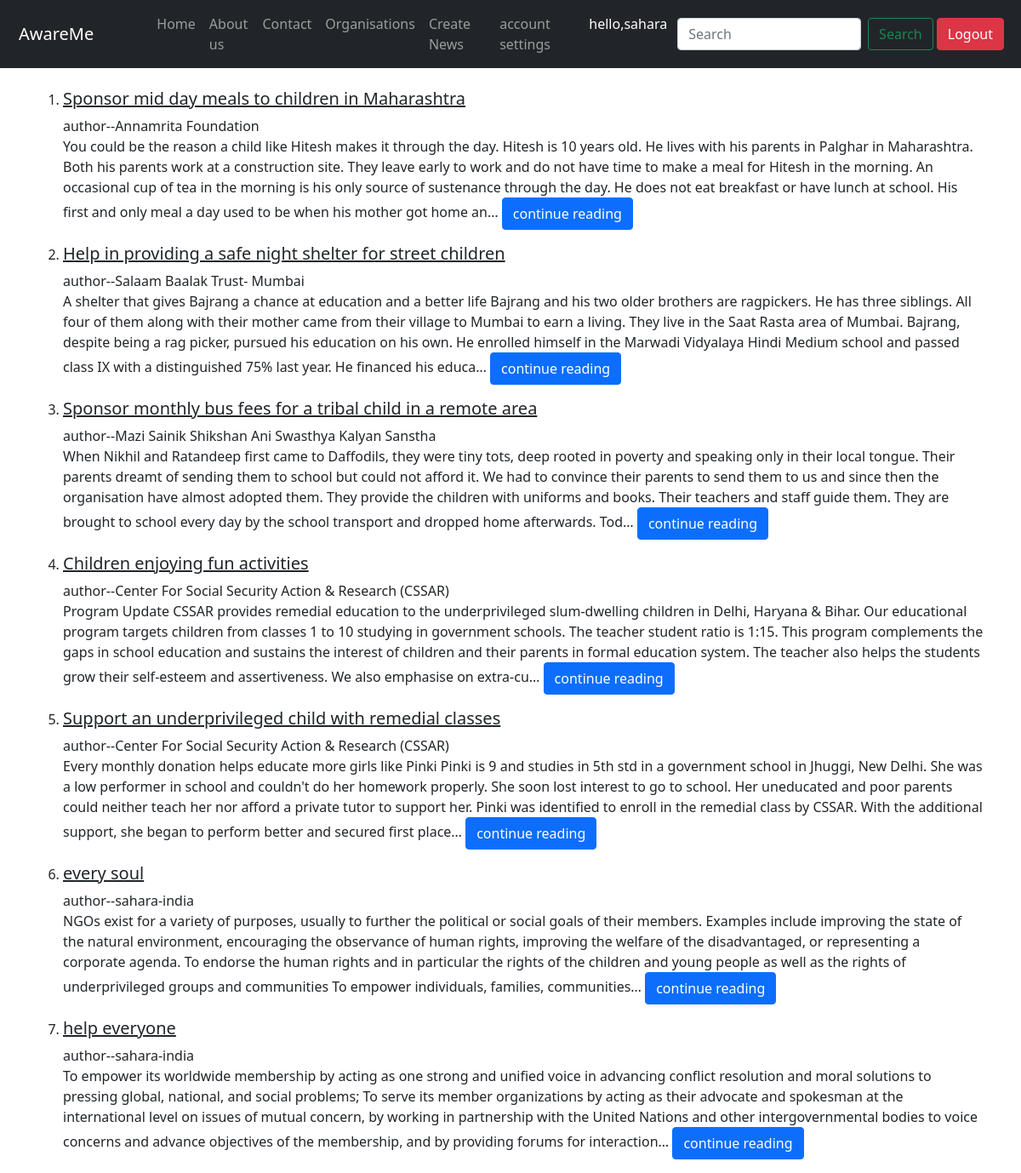
The app's page /awareme/listFeed/ (signed in) with its own data.
### awaremeapp/models.py (models this page shows, shortened)
class OrgFeed(models.Model):
    title=models.CharField(blank=True,null=True,max_length=250)
    brief=models.TextField(blank=True,null=True)
    author=models.CharField(blank=True,null=True,max_length=250)
    locations=models.CharField(max_length=100,null=True)
    timestamp = models.DateTimeField(default=now)

### awaremeapp/views.py (the view)
# urls.py: path('listFeed/',views.listFeed,name="listFeed"),
@login_required(login_url='login')
def listFeed(request):
    feed=OrgFeed.objects.all().order_by('-id')
    context={'feed':feed,}
    return render(request,'awaremeapp/list_feed.html',context)

### templates/awaremeapp/list_feed.html
{% extends 'awaremeapp/orgbase.html' %}
{% block content %}
<div class="container">
<br>
<ol>
    {% for feeds in feed %}
        <li><h5><a class="text-dark" href="{% url 'newsFeed' feeds.id %}">{{feeds.title}}</a></h5></li>
        <p>author--{{feeds.author}}<br>
        {{feeds.brief|truncatechars:500}}
        <a class="btn btn-primary" href="{% url 'newsFeed' feeds.id %}">continue reading</a></p>
    {% endfor %}
</ol>
</div>
{% endblock %}

### templates/awaremeapp/orgbase.html (shortened to what this page needs)
{% load static %}
<!DOCTYPE html>
<html lang="en">
<head>
  <link href="https://cdn.jsdelivr.net/npm/bootstrap@5.0.0/dist/css/bootstrap.min.css" rel="stylesheet"
>
</head>
<body>
  <nav class="navbar navbar-expand-lg navbar-dark bg-dark sticky-top ">
    <div class="container-fluid">
      <a class="navbar-brand " style="margin-left:10px;" href="{% url 'listFeed' %}">AwareMe</a>
      <div class="collapse navbar-collapse" id="navbarSupportedContent" style="margin-left:50px;">
        <ul class="navbar-nav me-0 mb-2 mb-lg-0">
          <li class="nav-item">
            <a class="nav-link {% block homeactive %} {% endblock homeactive %}" aria-current="page"
              href="{% url 'listFeed'%}">Home</a>
          </li>
          <li class="nav-item">
            <a class="nav-link {% block aboutactive %} {% endblock aboutactive %}" aria-current="page"
              href="{% url 'aboutus' %}">About us<a>
          </li>
          <li class="nav-item">
            <a class="nav-link {% block contactactive %} {% endblock contactactive %}" aria-current="page"
              href="{% url 'contact' %}">Contact</a>
          </li>
          <li class="nav-item">
            <a class="nav-link {% block organistionactive %} {% endblock organistionactive %}" aria-current="page"
              href="{% url 'details' %}">Organisations</a>
          </li>
          {% for group in request.user.groups.all %}
          {% if group.name == 'NGO' %}
          <li class="nav-item">
            <a class="nav-link" href="{% url 'feed' %}">Create News</a>
          </li>
          <li class="nav-item ">
            <a class="nav-link {% block settingactive %} {% endblock settingactive %}"
              href="{% url 'account_setting' %}">account settings</a>
          </li>
          {%endif%}
          {%endfor%}
          <li class="nav-item ">
            <a class="nav-link active" aria-current="page">hello,{{request.user}}</a>
          </li>
          </ul>
          <form class="d-flex" method="GET" action="{% url 'search' %}">
            <input class="form-control mx-1 " type="search" placeholder="Search" name="query" id="query"
              aria-label="Search">
            <button class="btn btn-outline-success mx-1" type="submit">Search</button>
          </form>
          <div>
            {% if user.is_authenticated %}
              <a class="btn btn-danger me-2 my-2 " href="{% url 'logout' %}">Logout</a>
            {% else %}
              <a  class="btn btn-danger" href="{% url 'login' %}">Login</a>
            {% endif %}
          </div>
      </div>
    </div>
  </nav>
  {% block content %}
  {% endblock %}
</body>
</html>

### records on screen
OrgFeed: title "Sponsor mid day meals to children in Maharashtra", author "Annamrita Foundation", brief "You could be the reason a child like Hitesh makes it through the day. Hitesh is 10 years old. He lives with his parents in Palghar in Maharashtra. Both his parents work at a construction site. They leave early to work and do not have time to make a meal for Hitesh in the morning. An occasional cup of tea in the morning is his only source of sustenance through the day. He does not eat breakfast or have lunch at school. His first and only meal a day used to be when his mother got home an…"
OrgFeed: title "Help in providing a safe night shelter for street children", author "Salaam Baalak Trust- Mumbai", brief "A shelter that gives Bajrang a chance at education and a better life Bajrang and his two older brothers are ragpickers. He has three siblings. All four of them along with their mother came from their village to Mumbai to earn a living. They live in the Saat Rasta area of Mumbai. Bajrang, despite being a rag picker, pursued his education on his own. He enrolled himself in the Marwadi Vidyalaya Hindi Medium school and passed class IX with a distinguished 75% last year. He financed his educa…"
OrgFeed: title "Sponsor monthly bus fees for a tribal child in a remote area", author "Mazi Sainik Shikshan Ani Swasthya Kalyan Sanstha", brief "When Nikhil and Ratandeep first came to Daffodils, they were tiny tots, deep rooted in poverty and speaking only in their local tongue. Their parents dreamt of sending them to school but could not afford it. We had to convince their parents to send them to us and since then the organisation have almost adopted them. They provide the children with uniforms and books. Their teachers and staff guide them. They are brought to school every day by the school transport and dropped home afterwards. Tod…"
OrgFeed: title "Children enjoying fun activities", author "Center For Social Security Action & Research (CSSAR)", brief "Program Update CSSAR provides remedial education to the underprivileged slum-dwelling children in Delhi, Haryana & Bihar. Our educational program targets children from classes 1 to 10 studying in government schools. The teacher student ratio is 1:15. This program complements the gaps in school education and sustains the interest of children and their parents in formal education system. The teacher also helps the students grow their self-esteem and assertiveness. We also emphasise on extra-cu…"
OrgFeed: title "Support an underprivileged child with remedial classes", author "Center For Social Security Action & Research (CSSAR)", brief "Every monthly donation helps educate more girls like Pinki Pinki is 9 and studies in 5th std in a government school in Jhuggi, New Delhi. She was a low performer in school and couldn't do her homework properly. She soon lost interest to go to school. Her uneducated and poor parents could neither teach her nor afford a private tutor to support her. Pinki was identified to enroll in the remedial class by CSSAR. With the additional support, she began to perform better and secured first place…"
OrgFeed: title "every soul", author "sahara-india", brief "NGOs exist for a variety of purposes, usually to further the political or social goals of their members. Examples include improving the state of the natural environment, encouraging the observance of human rights, improving the welfare of the disadvantaged, or representing a corporate agenda. To endorse the human rights and in particular the rights of the children and young people as well as the rights of underprivileged groups and communities To empower individuals, families, communities…"
OrgFeed: title "help everyone", author "sahara-india", brief "To empower its worldwide membership by acting as one strong and unified voice in advancing conflict resolution and moral solutions to pressing global, national, and social problems; To serve its member organizations by acting as their advocate and spokesman at the international level on issues of mutual concern, by working in partnership with the United Nations and other intergovernmental bodies to voice concerns and advance objectives of the membership, and by providing forums for interaction…"

### other values on screen
{{ request.user }} "sahara"
